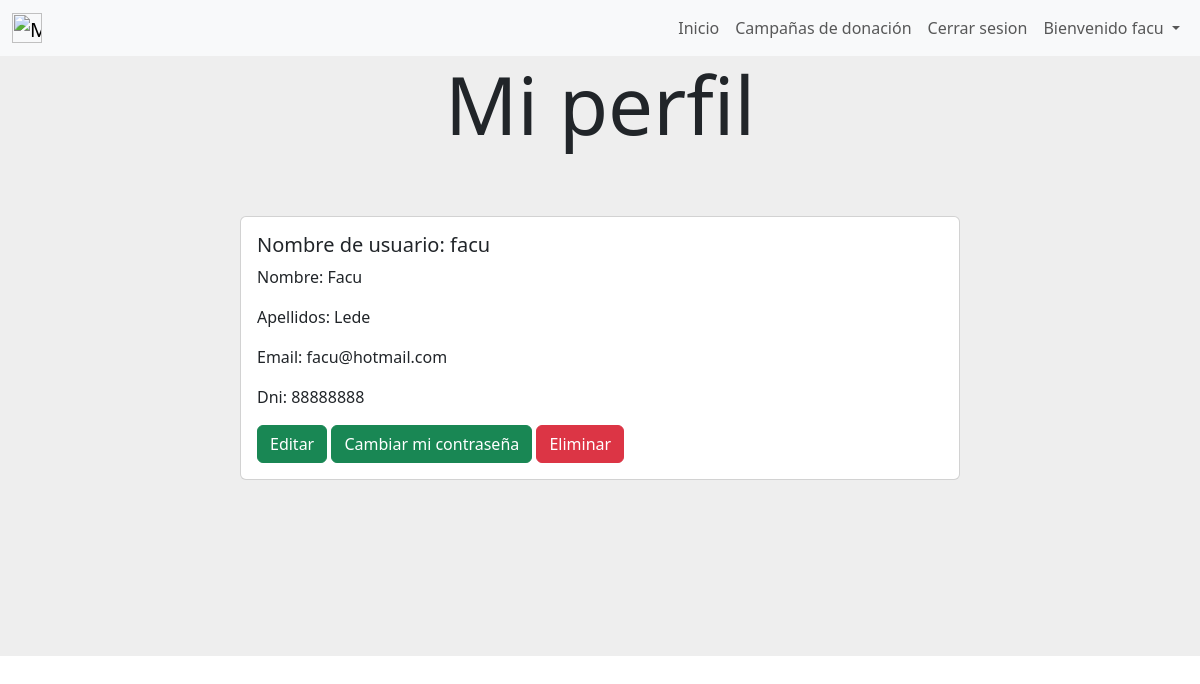
The app's page /perfil (signed in) with its own data.
### user/models.py (models this page shows)
class User(AbstractUser):
    dni = models.CharField(max_length=8, unique=True)
    email = models.EmailField(unique=True)

### gestion_de_usuarios/views.py (the view)
# urls.py: path('perfil',views.perfil, name= "perfil"),
def perfil(request):
    usuario=request.user
    return render(request,"gestion_de_usuarios/perfil_usuario.html",{"usuario":usuario})

### gestion_de_usuarios/templates/gestion_de_usuarios/perfil_usuario.html (shortened to what this page needs)
{% extends "gestion_de_usuarios/base.html" %}
{% block content %}
{% if user.is_authenticated %}
<div style="background-color:#eee;height: 20%;text-align: center;">
    <h1 class="display-1">Mi perfil</h1>
</div>
        <div style="background-color: #eee;background-position: center;background-size: cover; align-items: center;justify-content: center;display: flex;">
            <div class="card mb-3 element-home-color" style="width: 60%;">
                <div class="row g-0">
                <div class="col-md-8">
                    <div class="card-body">
                    <h5 class="card-title">Nombre de usuario: {{usuario.username}}</h5>
                    <p class="card-text">Nombre: {{usuario.first_name}}</p>
                    <p class="card-text">Apellidos: {{usuario.last_name}}</p>
                    <p class="card-text">Email: {{usuario.email}}</p>
                    <p class="card-text">Dni: {{usuario.dni}}</p>
                    <a class="btn btn-success" href="{% url 'editar_perfil' %}" style="color:white;">Editar</a>
                    <a class="btn btn-success" href="{% url 'change_password' %}" style="color:white;">Cambiar mi contraseña</a>
                    <a href ="#" class="btn btn-danger" onclick="delete_user()" style="color:white;">Eliminar</a>
                    </div>
                </div>
                </div>
            </div>
        </div>
<div style="background-color:#eee;height: 20%;">
</div>
{% else %}
<img src="https://st.depositphotos.com/31068556/51146/v/600/depositphotos_511461970-stock-illustration-concept-design-of-an-empty.jpg" class="img-fluid rounded-start" alt="..." style="border-radius: 4px;">
{% endif %}
{% endblock %}

### gestion_de_usuarios/templates/gestion_de_usuarios/base.html (shortened to what this page needs)
<nav class="navbar navbar-expand-lg navbar-light bg-light">
    <div class="container-fluid">
        <a class="navbar-brand mt-2 mt-lg-0" href="{% url 'home' %}">
          <img
            src="https://media.discordapp.net/attachments/1084960115909722185/1098246667553218660/image.png?width=970&height=609"
            height="30"
            alt="MDB Logo"
            loading="lazy"
          />
        </a>
        <div>
        <ul class=" navbar-nav me-auto mb-2 mb-lg-0 ">
          <li class="nav-item">
            <a class="nav-link"  href="{% url 'home' %}">Inicio</a>
          </li>
          <li class="nav-item">
            <a class="nav-link"  href="{% url 'ver_campanias_de_donacion' %}">Campañas de donación</a>
          </li>
          {% if user.is_authenticated %}
            <li class="nav-item">
              <a class="nav-link"  href="{% url 'cerrar_sesion' %}">Cerrar sesion</a>
            </li>
            {% if not user.is_superuser %}
            <li class="nav-item dropdown">
              <div class="dropdown">
                <a class="nav-link dropdown-toggle" href="#" role="button" data-bs-toggle="dropdown" aria-expanded="false">
                  Bienvenido {{user.username}}
                </a>
              </div>
            </li>
            {% endif %}
          {% endif %}
        </ul>
      </div>
    </div>
</nav>
    {% block content %}
    {% endblock %}
    <link href="https://cdn.jsdelivr.net/npm/bootstrap@5.3.0-alpha2/dist/css/bootstrap.min.css" rel="stylesheet">

### records on screen
User: username "facu", first_name "Facu", last_name "Lede", email "facu@hotmail.com", dni "88888888"
